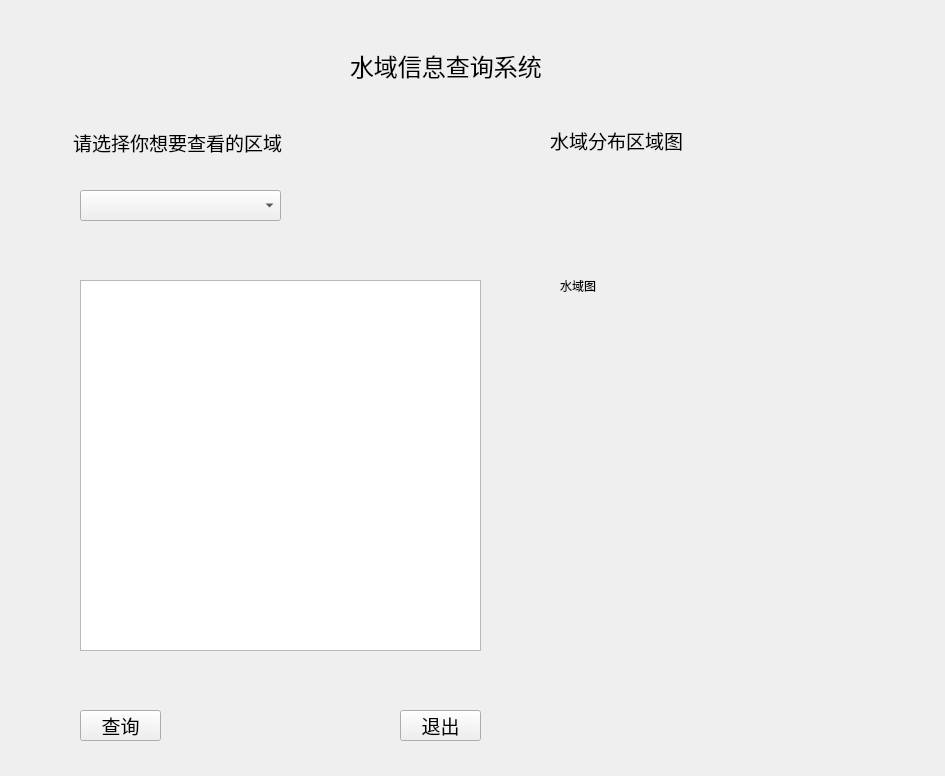
<?xml version="1.0" encoding="UTF-8"?>
<ui version="4.0">
 <class>Form</class>
 <widget class="QWidget" name="Form">
  <property name="geometry">
   <rect>
    <x>0</x>
    <y>0</y>
    <width>945</width>
    <height>776</height>
   </rect>
  </property>
  <property name="windowTitle">
   <string>Form</string>
  </property>
  <widget class="QLabel" name="label">
   <property name="geometry">
    <rect>
     <x>350</x>
     <y>40</y>
     <width>271</width>
     <height>51</height>
    </rect>
   </property>
   <property name="font">
    <font>
     <family>Agency FB</family>
     <pointsize>18</pointsize>
    </font>
   </property>
   <property name="text">
    <string>水域信息查询系统</string>
   </property>
  </widget>
  <widget class="QLabel" name="label_2">
   <property name="geometry">
    <rect>
     <x>73</x>
     <y>122</y>
     <width>281</width>
     <height>41</height>
    </rect>
   </property>
   <property name="font">
    <font>
     <family>Agency FB</family>
     <pointsize>14</pointsize>
    </font>
   </property>
   <property name="text">
    <string>请选择你想要查看的区域</string>
   </property>
  </widget>
  <widget class="QLabel" name="label_3">
   <property name="geometry">
    <rect>
     <x>550</x>
     <y>120</y>
     <width>221</width>
     <height>41</height>
    </rect>
   </property>
   <property name="font">
    <font>
     <family>Agency FB</family>
     <pointsize>14</pointsize>
    </font>
   </property>
   <property name="text">
    <string>水域分布区域图</string>
   </property>
  </widget>
  <widget class="QComboBox" name="comboBox">
   <property name="geometry">
    <rect>
     <x>80</x>
     <y>190</y>
     <width>201</width>
     <height>31</height>
    </rect>
   </property>
  </widget>
  <widget class="QTextEdit" name="textEdit">
   <property name="geometry">
    <rect>
     <x>80</x>
     <y>280</y>
     <width>401</width>
     <height>371</height>
    </rect>
   </property>
  </widget>
  <widget class="QLabel" name="label_4">
   <property name="geometry">
    <rect>
     <x>560</x>
     <y>280</y>
     <width>54</width>
     <height>12</height>
    </rect>
   </property>
   <property name="text">
    <string>水域图</string>
   </property>
  </widget>
  <widget class="QPushButton" name="pushButton">
   <property name="geometry">
    <rect>
     <x>80</x>
     <y>710</y>
     <width>81</width>
     <height>31</height>
    </rect>
   </property>
   <property name="font">
    <font>
     <family>Agency FB</family>
     <pointsize>14</pointsize>
    </font>
   </property>
   <property name="text">
    <string>查询</string>
   </property>
  </widget>
  <widget class="QPushButton" name="pushButton_2">
   <property name="geometry">
    <rect>
     <x>400</x>
     <y>710</y>
     <width>81</width>
     <height>31</height>
    </rect>
   </property>
   <property name="font">
    <font>
     <family>Agency FB</family>
     <pointsize>14</pointsize>
    </font>
   </property>
   <property name="text">
    <string>退出</string>
   </property>
  </widget>
 </widget>
 <resources/>
 <connections/>
</ui>
